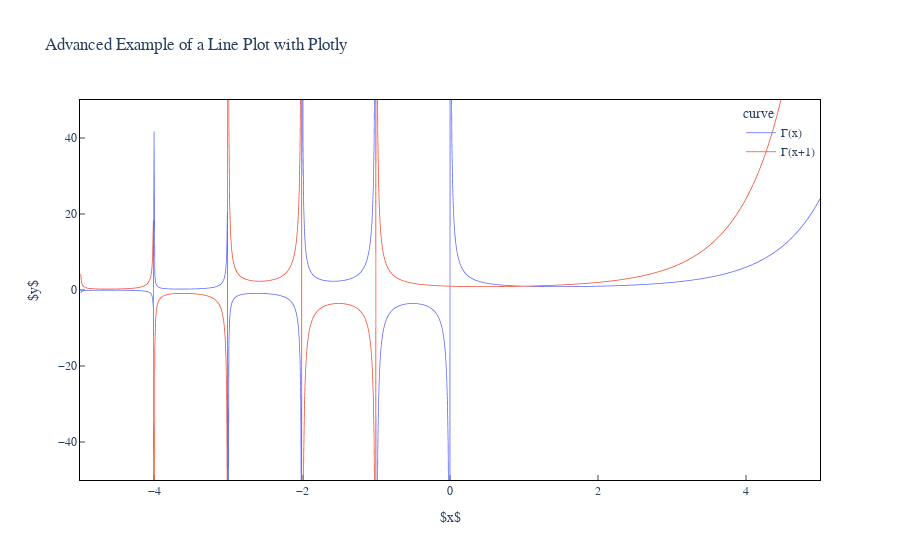

Source (notebook cell):
### Markdown cell above
# Test notebook for `readplotly`

Usage:

```bash
./readplotly test/notebook.ipynb

./readplotly --header test/notebook.ipynb 0 | head

# etc
```

Plots containing subplots are still just single figures; their traces spread over subplots. Likewise objects like ellipses are also just separate traces.

### Code cell
import numpy as np
import pandas as pd
import plotly.express as px
from scipy.special import gamma

x = np.linspace(-5, 5, 1000)

df = pd.concat(
    [
        pd.DataFrame({"x": x, "y": gamma(x), "curve": "Γ(x)"}),
        pd.DataFrame({"x": x, "y": gamma(x + 1), "curve": "Γ(x+1)"}),
    ]
)

fig = px.line(
    df,
    x="x",
    y="y",
    color="curve",
    title="Advanced Example of a Line Plot with Plotly",
    labels={"x": r"$x$", "y": r"$y$"},
)

fig.update_traces(line=dict(width=0.8))

fig.update_layout(
    plot_bgcolor="rgba(0, 0, 0, 0)",
    font_family="Libertinus Serif",
    xaxis=dict(linecolor="black", ticks="inside", mirror=True, showline=True),
    yaxis=dict(
        linecolor="black",
        ticks="inside",
        mirror=True,
        showline=True,
        range=[-50, 50],
    ),
    autosize=False,
    showlegend=True,
    legend=dict(
        bgcolor="rgba(0, 0, 0, 0)",
        xanchor="right",
        x=1,
    ),
)

fig.add_annotation(
    xref="paper",
    yref="paper",
    x=0.5,
    y=-0.25,
    showarrow=False,
    text=(
        "The figure above is an example of publication quality plotting for "
        "scientific journals. This plot was generated using Plotly."
    ),
)

# fig.write_image(here / f"{filename}.pdf")

fig.show()

### Figure 1 — Plotly figure (JSON) as saved in the notebook; plotly's stock layout.template omitted (floating-point values rounded to 4 significant figures; data arrays with more than 128 entries replaced by an {"elided": "..."} marker saying what was removed)
{"data": [{"hovertemplate": "curve=Γ(x)<br>$x$=%{x}<br>$y$=%{y}<extra></extra>", "legendgroup": "Γ(x)", "line": {"color": "#636efa", "dash": "solid", "width": 0.8}, "marker": {"symbol": "circle"}, "mode": "lines", "name": "Γ(x)", "showlegend": true, "type": "scattergl", "x": {"elided": "1000 float values"}, "xaxis": "x", "y": {"elided": "1000 float values"}, "yaxis": "y"}, {"hovertemplate": "curve=Γ(x+1)<br>$x$=%{x}<br>$y$=%{y}<extra></extra>", "legendgroup": "Γ(x+1)", "line": {"color": "#EF553B", "dash": "solid", "width": 0.8}, "marker": {"symbol": "circle"}, "mode": "lines", "name": "Γ(x+1)", "showlegend": true, "type": "scattergl", "x": {"elided": "1000 float values"}, "xaxis": "x", "y": {"elided": "1000 float values"}, "yaxis": "y"}], "layout": {"annotations": [{"showarrow": false, "text": "The figure above is an example of publication quality plotting for scientific journals. This plot was generated using Plotly.", "x": 0.5, "xref": "paper", "y": -0.25, "yref": "paper"}], "autosize": false, "font": {"family": "Libertinus Serif"}, "legend": {"bgcolor": "rgba(0, 0, 0, 0)", "title": {"text": "curve"}, "tracegroupgap": 0, "x": 1, "xanchor": "right"}, "plot_bgcolor": "rgba(0, 0, 0, 0)", "showlegend": true, "title": {"text": "Advanced Example of a Line Plot with Plotly"}, "xaxis": {"anchor": "y", "domain": [0, 1], "linecolor": "black", "mirror": true, "showline": true, "ticks": "inside", "title": {"text": "$x$"}}, "yaxis": {"anchor": "x", "domain": [0, 1], "linecolor": "black", "mirror": true, "range": [-50, 50], "showline": true, "ticks": "inside", "title": {"text": "$y$"}}}}
